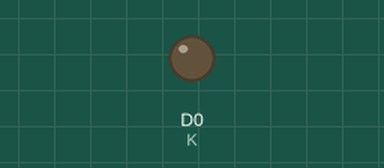
The sketch below on a simulated ESP8266 (NodeMCU). Shown: output pins drawn as LEDs (lit = HIGH).

Above: at 0.1 s.
Timing chart, 0 to 1.6 s (numbered marks = the images above):
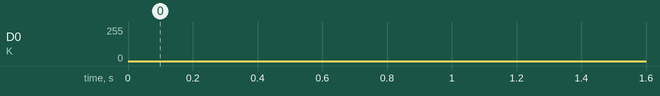

The sketch:

LIGHT_INTENSITY.ino
```cpp
int K =D0 ;
int a = 0;

void setup() {
  pinMode(D0, OUTPUT); // LED control pin is 3, a PWM capable pin
}

void loop() {
  for (a = 0 ; a < 256 ; a++) {
    analogWrite(K, a);

  }
  for (a = 255 ; a >= 0 ; a--) {
    analogWrite(K, a);

  }
  delay(200);
}
```
